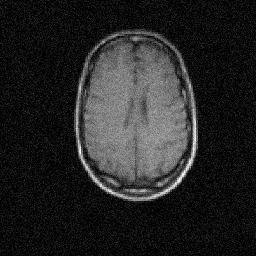
#> input picture Data_TP2/Data/BrainMRI_1.jpg, 256 x 256 px, found by its file name
$ python compare_pairs.py ./Data_TP2/Data/BrainMRI_1.jpg ./Data_TP2/Data/BrainMRI_2.jpg --bin 32
#> lines starting #> are read from the running program, lines starting #| are printed output that depends on the picture; after the words box and inside, x2 and y2 are one past the last pixel; in counts of white or black regions, pixels touching at a corner belong together; long printed decimals are rounded
### src/similarity.py
import numpy as np
from joint_hist import joint_hist


# Calcul de la ssd (Sum of Squared Difference) entre deux images I et J de même taille
def ssd(I, J):
    if  I.shape != J.shape:
            raise ValueError("Les images I et J doivent avoir la même taille")
    diff = I - J  # différence pixel par pixel
    result = np.sum(diff ** 2)  # somme des carrés de diff

    return result


# Calcul du coefficient de corrélation entre deux images I et J de même taille
def cr(I, J):
    if I.shape != J.shape:
        raise ValueError("Les images I et J doivent avoir la même taille")

    I_c = I - np.mean(I)  # I centrée : I moins sa moyenne
    J_c = J - np.mean(J)  # J centrée
    result = np.sum((I_c * J_c )) / (np.sqrt(np.sum(I_c **2))*np.sqrt(np.sum(J_c **2)))  # calcul du coefficient de corrélation
    return result


def IM(I, J, bin = 32):
    if I.shape != J.shape:
            raise ValueError("Les images I et J doivent avoir la même taille")

    H = joint_hist(I, J, bin)
    p = H / I.size  # histogramme normalisé : H divisé par le nombre total de pixels
    p_I = np.sum(p, axis = 1)  # marginale de I : somme de p sur les J
    p_J = np.sum(p, axis = 0)  # marginale de J : somme de p sur les I
    produit = np.outer(p_I, p_J)  # tableau du produit des marginales : p_I[i] * p_J[j] pour chaque case (i,j)

    masque = p > 0  # on ne garde que les cases non vides (sinon log(0))
    result = np.sum(p[masque] * np.log(p[masque] / produit[masque]))  # calcul de l'information mutuelle
    return result

### src/joint_hist.py
import numpy as np


# Regroupement des valeurs de l'image dans des bins, pour chaque pixel, on calcule l'indice du bin correspondant
def bin_indices(img, bin):
    vmin = img.min()
    vmax = img.max()
    largeur = (vmax - vmin) / bin

    idx = np.floor((img - vmin) / largeur)  # indice de bin de chaque pixel, d'après ta formule
    idx = np.clip(idx, 0, bin - 1).astype(int)  # correction pour que le max n'aille pas au bin "bin" et conversion en entiers
    return idx


# Calcul de l'histogramme conjoint de deux images I et J de même taille, avec un nombre de bins donné
def joint_hist(I, J, bin):

    if  I.shape != J.shape:
        raise ValueError("Les images I et J doivent avoir la même taille")

    idx_I = bin_indices(I, bin)
    idx_J = bin_indices(J, bin)
    H = np.zeros((bin, bin), dtype=int)

    np.add.at(H, (idx_I, idx_J), 1)  # ajoute +1 à la case (idx_I, idx_J) de chaque pixel, en comptant les indices répétés

    return H


# Vérifie que chaque pixel a été compté exactement une fois : somme de H = n * p
# [4 lines left out: function check_hist, not called in this run]

### src/compare_pairs.py
import numpy as np
import argparse
import matplotlib.pyplot as plt
from similarity import ssd, cr, IM


def prepare_image(img):
    # si l'image a 3 dimensions, on garde un seul canal
    if img.ndim == 3:
        img = img[:, :, 0]

    # conversion en float
    img = img.astype(np.float64)

    return img


def parse_args():
    parser = argparse.ArgumentParser(description="Critères de similarité entre deux images")
    parser.add_argument("image1", help="Chemin vers la première image")
    parser.add_argument("image2", help="Chemin vers la deuxième image")
    parser.add_argument("--bin", type=int, default=32, help="Nombre de bins pour l'histogramme conjoint")

    return parser.parse_args()


def main():
    args = parse_args()
    I = prepare_image(plt.imread(args.image1))
    J = prepare_image(plt.imread(args.image2))
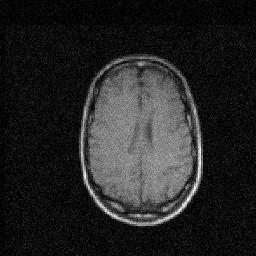
#> input picture Data_TP2/Data/BrainMRI_2.jpg, 256 x 256 px, found by its file name

    print("Calcul des similarités entre les images " + args.image1 + " et " + args.image2)
    print("Le SSD est : ", ssd(I, J))   # SSD
#> in ssd, `diff = I - J`:
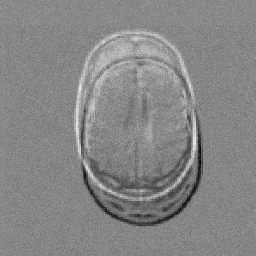
#> diff: shape (256, 256) float64; min -255, max 230, mean 0.6; drawn with min black and max white
#> in ssd, `result = np.sum(diff ** 2)`: result = 87100357
#| Le SSD est :  87100357.0
    print("Le coefficient de corrélation est : ", cr(I, J))   # CR
#> in cr, `result = np.sum((I_c * J_c )) / (np.sqrt(np.sum(I_c **2))*np.sqrt(np.s..`: result = 0.7
#| Le coefficient de corrélation est :  0.6998
    print("L'information mutuelle est : ", IM(I, J, args.bin))   # IM
#> in bin_indices, `vmin = img.min()`: vmin = 0
#> in bin_indices, `vmax = img.max()`: vmax = 255
#> in bin_indices, `largeur = (vmax - vmin) / bin`: largeur = 7.97
#> in joint_hist, `np.add.at(H, (idx_I, idx_J), 1)`:
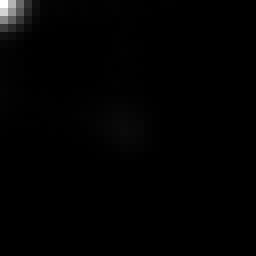
#> H: shape (32, 32) int64 (shown 8 times larger); min 0, max 7242, mean 64; drawn with min black and max white
#> in IM, `p_I = np.sum(p, axis = 1)`: p_I = 32 values, max 0.279 at index 0, min 0.000198 at index 31, mean 0.0312
#> in IM, `p_J = np.sum(p, axis = 0)`: p_J = 32 values, max 0.313 at index 0, min 0.000107 at index 31, mean 0.0312
#> in IM, `masque = p > 0`:
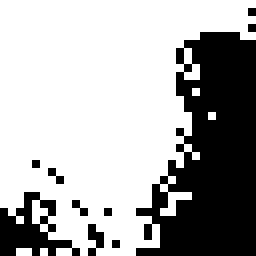
#> masque: shape (32, 32) bool (shown 8 times larger); 67.5% white; 10 black regions (8 under 20 px), largest, box (x1, y1, x2, y2) and area: (17, 4, 32, 32) 280, (0, 24, 10, 32) 39
#> in IM, `result = np.sum(p[masque] * np.log(p[masque] / produit[masque]))  # ca..`: result = 0.302
#| L'information mutuelle est :  0.3015


if __name__ == "__main__":
    main()


'''
Pour tester (depuis le répertoire imagerie_medicale_tp2) :
python ./src/compare_pairs.py ./Data_TP2/Data/BrainMRI_1.jpg ./Data_TP2/Data/BrainMRI_2.jpg --bin 32
python ./src/compare_pairs.py ./Data_TP2/Data/BrainMRI_2.jpg ./Data_TP2/Data/BrainMRI_3.jpg --bin 32

python ./src/compare_pairs.py ./Data_TP2/Data/I1.png ./Data_TP2/Data/J1.png --bin 32
python ./src/compare_pairs.py ./Data_TP2/Data/I2.jpg ./Data_TP2/Data/J2.jpg --bin 32
python ./src/compare_pairs.py ./Data_TP2/Data/I3.jpg ./Data_TP2/Data/J3.jpg --bin 32
python ./src/compare_pairs.py ./Data_TP2/Data/I4.jpg ./Data_TP2/Data/J4.jpg --bin 32
python ./src/compare_pairs.py ./Data_TP2/Data/I5.jpg ./Data_TP2/Data/J5.jpg --bin 32
python ./src/compare_pairs.py ./Data_TP2/Data/I6.jpg ./Data_TP2/Data/J6.jpg --bin 32
'''
